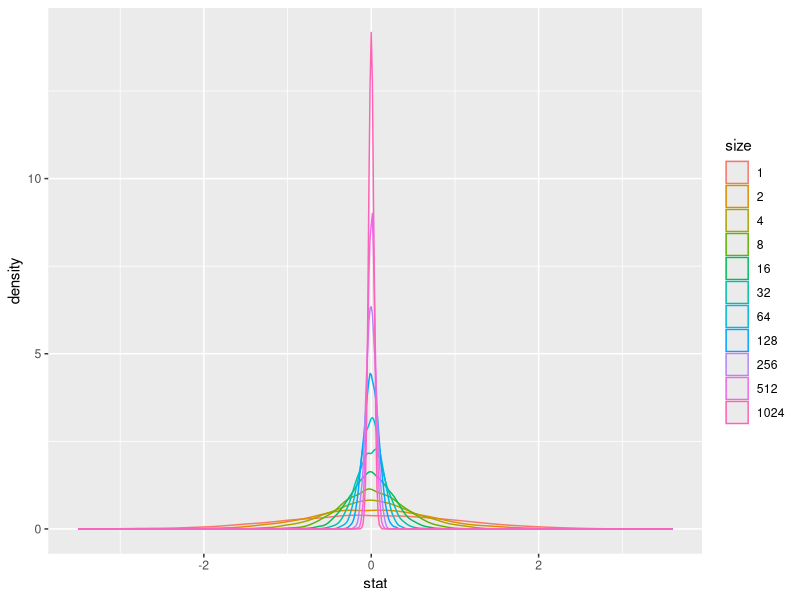
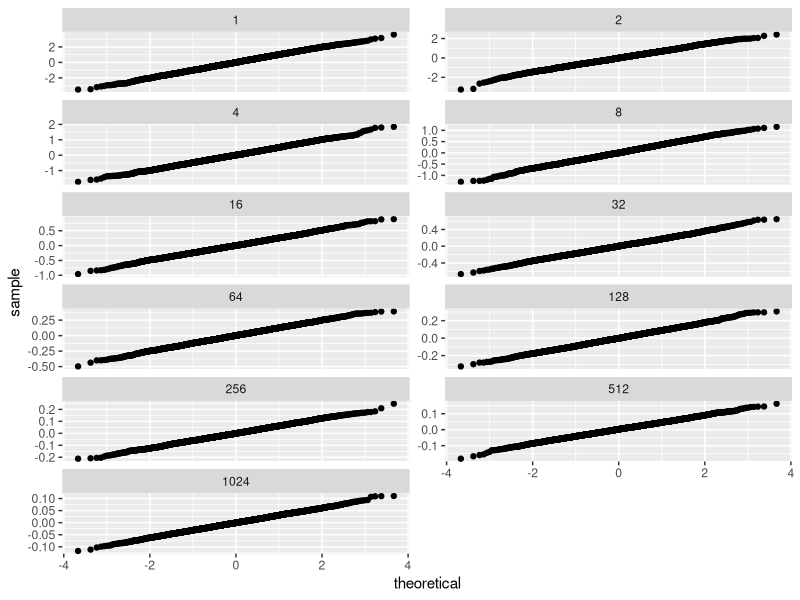

Reproduce these figures in R, in order. (Note: a time limit stopped this script after it produced the figures.)
## ---- chunk 1
knitr::opts_chunk$set(cache = TRUE, autodep = TRUE)
## ---- chunk 2
library("dplyr")
library("ggplot2")
## ---- chunk 3
library("dplyr")
library("ggplot2")
mu <- 0
sigma <- 1
n <- 32
confidence <- 95
iter <- 1000

# Investigate
results <- list()
for (i in 1:iter) {
  x <- rnorm(n, mean = mu, sd = sigma)
  stat <- mean(x)
  results[[i]] <- data_frame(i = i,
                             stat = mean(x))
}
results <- bind_rows(results)
# try n = 2, 8, 16, 32, 512, 1024

iter <- 4096
sample_sizes <- 2 ^ (0:10)
results <- list()
for (k in seq_along(sample_sizes))  {
  cat("sample size:", sample_sizes[k], "\n")
  sampling_dist <- list()
  n <- sample_sizes[k]
  for (i in 1:iter) {
    # Normal distribution. mean = 0, sd = 1. mean = 0
    x <- rnorm(n)
    # Uniform distribution: min = 0, max = 1. mean = 0.5
    # x <- runif(n)
    # Geometric distribution: prob = 0.25. mean = 4
    # x <- rgeom(n, prob = 0.25)
    # Beta distribution. Bimodal. mean = 0.5.
    # x <- rbeta(n, shape1 = 0.25, shape2 = 0.25)

    # Statistics
    stat <- mean(x)
    #     stat <- median(x)
    #     stat <- max(x)
    #     stat <- var(x)
    sampling_dist[[i]] <- data_frame(size = n,
                                     stat = stat)
  }
  results[[k]] <- bind_rows(sampling_dist)
}
results <- bind_rows(results) %>% mutate(size = factor(size))

ggplot(results, aes(x = stat, colour = size)) + geom_density()

ggplot(results, aes(sample = stat)) +
  facet_wrap(~size, ncol = 2, scales = "free_y") +
  stat_qq()


## ---- chunk 4
## Comparing mean and sample distributions of multiple samples
iter <- 4096
sample_sizes <- 2 ^ (0:12)
results <- list()
for (k in seq_along(sample_sizes))  {
  cat("sample size:", 2 ^ k, "\n")
  stat <- rep(NA, iter)
  for (i in 1:iter) {
    x <- rnorm(sample_sizes[k], mean = mu, sd = sigma)
    # Edit this
    stat[i] <- mean(x)
  }
  results[[k]] <- data_frame(size = sample_sizes[k],
                             x_mean = mean(stat),
                             s = sd(stat),
                             x_mean_se = s / sqrt(iter),
                             s_se = s / sqrt(2 * (iter - 1)))
}
results <- bind_rows(results)
## ---- chunk 5
# calculate z critical value
alpha <- 1 - (confidence / 100)
z <- -qnorm(alpha / 2)
results <- list()
for (i in 1:iter) {
  x <- rnorm(n, mu, sigma)
  x_mean <- mean(x)
  s <- sd(x)
  se <- sd(x) / sqrt(n)
  lb <- x_mean - z * se
  ub <- x_mean + z * se
  contains <- (mu > lb) & (mu < ub)
  results[[i]] <- data_frame(x_mean = x_mean,
                             s = s,
                             se = se,
                             lb = lb,
                             ub = ub,
                             contains = contains)
}
results <- bind_rows(results)
## ---- chunk 6

null_hypothesis <- 0
mu_values <- c(0, 0.125, 0.25, 0.5, 1, 2)
sigma <- 1
sample_sizes <- c(8, 16, 32, 64, 128, 256)
iter <- 4096

results <- vector(mode = "list",
                  length = length(sample_sizes) *
                  length(mu_values) *
                    iter)
result_num <- 1
for (i in seq_along(mu_values)) {
  mu <- mu_values[i]
  for (j in seq_along(sample_sizes)) {
    size <- sample_sizes[j]
    cat("mu:", mu, ", size:", size, "\n")
    for (k in 1:iter) {
      x <- rnorm(size, mean = mu, sd = sigma)
      x_mean <- mean(x)
      s <- sd(x)
      # s <- sigma
      se <- s / sqrt(size)
      z <- (x_mean - null_hypothesis) / se
      p_value <- 2 * pnorm(-abs(z))
      results[[result_num]] <-
        data_frame(size = size,
                   mu = mu,
                   x_mean = x_mean,
                   s = s,
                   se = se,
                   z = z,
                   p_value = p_value,
                   same_sign = sign(x_mean) == sign(mu),
                   effect = x_mean - mu
                   )
       result_num <- result_num + 1
    }
  }
}
results <- bind_rows(results)

errors <- 
  results %>%
    group_by(mu, size) %>%
    mutate(decision_error = ifelse(mu == null_hypothesis, p_value < 0.05, p_value > 0.05),
           magnitude_error = ifelse(p_value < 0.05, abs(x_mean - mu), NA),
           sign_error = sign(x_mean) != sign(mu)) %>%
    summarize(decision_error = sum(decision_error) / length(decision_error),
              magnitude_error = mean(magnitude_error, na.rm = TRUE),
              sign_error = sum(sign_error) / length(sign_error)) %>%
  ungroup()

ggplot(errors %>% mutate(mu = factor(mu)),
       aes(x = sqrt(size), y = decision_error)) +
  geom_point() +
  geom_line() +
  scale_y_continuous(limits = c(0, 1)) +
  facet_wrap(~mu, ncol = 1)

ggplot(errors %>% mutate(mu = factor(mu)),
       aes(x = sqrt(size), y = sign_error)) +
  geom_point() +
  geom_line() +
  scale_y_continuous(limits = c(0, 1)) +
  facet_wrap(~mu, ncol = 1)
  
ggplot(errors %>% mutate(mu = factor(mu)),
       aes(x = sqrt(size), y = magnitude_error)) +
  geom_point() +
  geom_line() +
  facet_wrap(~mu, ncol = 1)
  
res <- mutate(results,
              size = factor(size,
                            levels = c("8", "16", "32", "64",
                                       "128", "256", "512", "1024", "2048")),
              mu = as.character(mu))
ggplot(res,
       aes(x = p_value)) +
  geom_histogram(binwidth = 0.05, mapping = aes(y = ..ndensity..)) +
  facet_grid(size ~ mu, scale = "free_y")

ggplot(filter(res, p_value < 0.05),
       aes(x = x_mean)) +
  geom_density(mapping = aes(y = ..scaled..), fill = "black") +
  facet_grid(size ~ mu, scale = "free_y")

ggplot(mutate(res, sig = p_value < 0.05),
       aes(x = x_mean, fill = sig, color = sig)) +
  geom_histogram(binwidth = 0.1, alpha = 0.5) +
  geom_rug() +
  facet_grid(size ~ mu, scale = "free_y")
